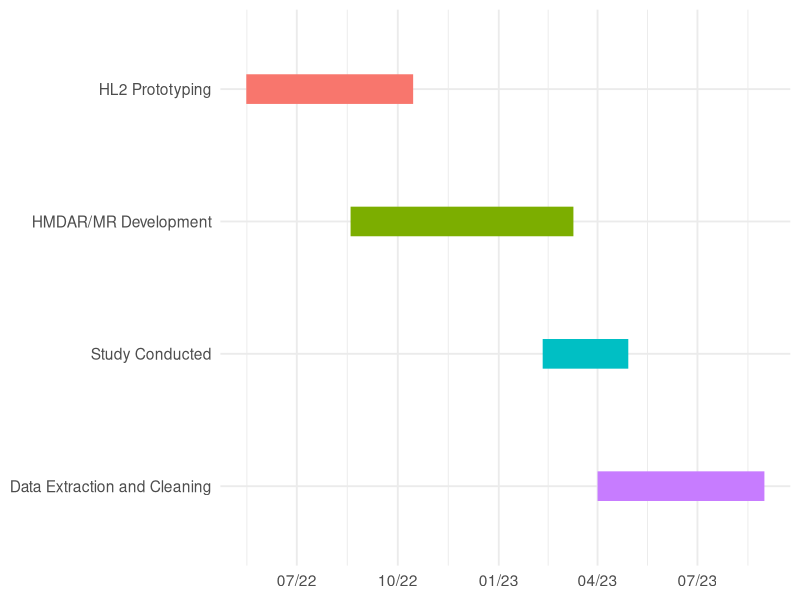

Write the R code that produced this figure.
## ---- chunk 1
#| label: fig-timeline
#| fig-cap: "Approximate Project Timeline"
#| echo: false
#| message: false
#| warning: false
#| fig-width: 7
#| fig-height: 2.5

library(ggplot2)
library(dplyr)

## Timeline
# Summer 22 - osh dev
# Fall 22 - osh/lego dev
# Spring 23 - trials
# Summer 23 - data stuff
# Fall 23 - too little
# Spring 24 - finish

# Define the tasks data frame with reversed levels for Section
tasks <- data.frame(
  Section = factor(c("HL2 Prototyping", "HMDAR/MR Development", "Study Conducted", "Data Extraction and Cleaning"), 
                   levels = c("Data Extraction and Cleaning", "Study Conducted", "HMDAR/MR Development", "HL2 Prototyping")),
  Start = as.Date(c("2022-05-16", "2022-08-19", "2023-02-10", "2023-04-01")),
  End = as.Date(c("2022-10-15", "2023-03-10", "2023-04-29", "2023-08-31")),
  Description = c("des1", "des2", "des3", "des4")
)

# Plot Gantt chart with reversed order and reduced vertical gap
ggplot(tasks, aes(y = Section, x = Start, xend = End, yend = Section, group = Description)) +
  geom_segment(size = 10, aes(color = Description), show.legend = FALSE) +
  scale_x_date(date_labels = "%m/%y") +
  theme_minimal(
    base_size = 14
  ) +
  theme(
    axis.title.x = element_blank(),
    axis.title.y = element_blank()
    )
